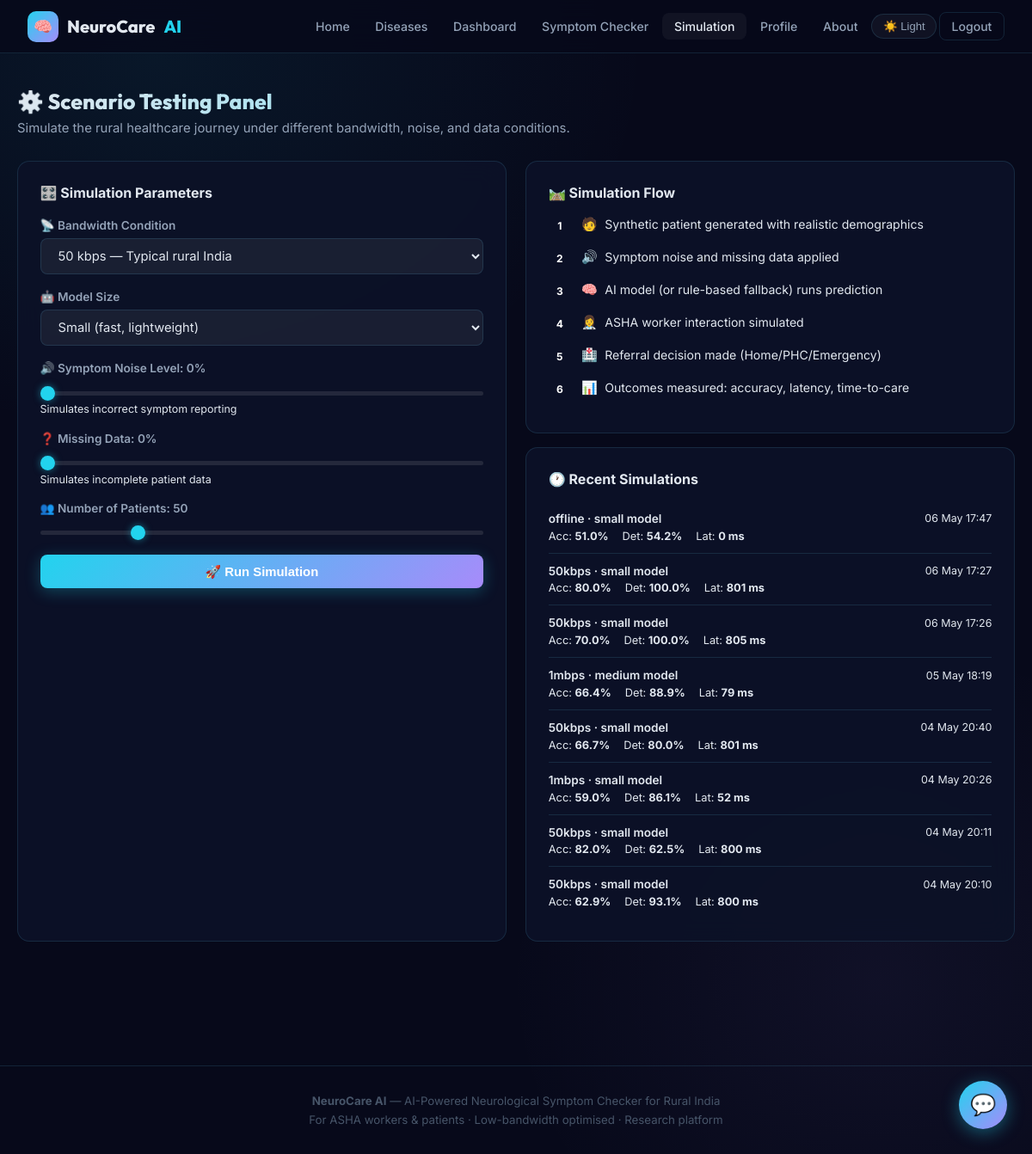
Page /simulation/ (signed in) on the committed database.
### app/models.py (models this page shows)
class SimulationRun(db.Model):
    __tablename__ = 'simulation_runs'
    id = db.Column(db.Integer, primary_key=True)
    user_id = db.Column(db.Integer, db.ForeignKey('users.id'), nullable=False)
    bandwidth = db.Column(db.String(20))
    model_size = db.Column(db.String(20))
    noise_level = db.Column(db.Float, default=0.0)
    missing_data_pct = db.Column(db.Float, default=0.0)
    num_patients = db.Column(db.Integer, default=50)
    results_json = db.Column(db.Text)
    detection_rate = db.Column(db.Float)
    avg_time_to_care = db.Column(db.Float)
    accuracy = db.Column(db.Float)
    avg_latency_ms = db.Column(db.Float)
    created_at = db.Column(db.DateTime, default=datetime.utcnow)

### app/routes/simulation.py (the view)
@simulation_bp.route('/')
@login_required
def panel():
    runs = SimulationRun.query.filter_by(user_id=current_user.id)\
                               .order_by(SimulationRun.created_at.desc()).limit(10).all()
    return render_template('simulation/panel.html', runs=runs)

### app/models.py (called while the page is built)
@login_manager.user_loader
def load_user(user_id):
    return User.query.get(int(user_id))

### app/templates/simulation/panel.html (shortened to what this page needs)
{% extends "base.html" %}
{% block content %}
<div class="container page-content">
  <h1 class="section-title">⚙️ Scenario Testing Panel</h1>
  <p class="section-sub">Simulate the rural healthcare journey under different bandwidth, noise, and data conditions.</p>
  <div class="grid-2">
    <div class="card">
      <h3 style="font-size:1rem;font-weight:700;margin-bottom:1.25rem;">🎛️ Simulation Parameters</h3>
      <form method="POST" action="{{ url_for('simulation.run') }}" id="simForm">
        <div class="form-group">
          <label class="form-label">📡 Bandwidth Condition</label>
          <select name="bandwidth" class="form-control" id="bwSelect">
            <option value="50kbps" selected>50 kbps — Typical rural India</option>
          </select>
        </div>
        <div class="form-group">
          <label class="form-label">🤖 Model Size</label>
          <select name="model_size" class="form-control">
            <option value="small" selected>Small (fast, lightweight)</option>
          </select>
        </div>
        <div class="form-group">
          <label class="form-label">🔊 Symptom Noise Level: <span id="noiseVal">0%</span></label>
          <input type="range" name="noise_level" min="0" max="0.4" step="0.05" value="0"
                 oninput="document.getElementById('noiseVal').textContent=Math.round(this.value*100)+'%'"/>
          <p style="font-size:0.78rem;color:var(--text-dim);margin-top:0.3rem;">Simulates incorrect symptom reporting</p>
        </div>
        <div class="form-group">
          <label class="form-label">❓ Missing Data: <span id="missingVal">0%</span></label>
          <input type="range" name="missing_data_pct" min="0" max="0.5" step="0.05" value="0"
                 oninput="document.getElementById('missingVal').textContent=Math.round(this.value*100)+'%'"/>
          <p style="font-size:0.78rem;color:var(--text-dim);margin-top:0.3rem;">Simulates incomplete patient data</p>
        </div>
        <div class="form-group">
          <label class="form-label">👥 Number of Patients: <span id="patientsVal">50</span></label>
          <input type="range" name="num_patients" min="10" max="200" step="10" value="50"
                 oninput="document.getElementById('patientsVal').textContent=this.value"/>
        </div>
        <button type="submit" class="btn btn-primary" style="width:100%;justify-content:center;" id="simBtn">
          🚀 Run Simulation
        </button>
      </form>
    </div>
    <div>
      <div class="card mb-2">
        <h3 style="font-size:1rem;font-weight:700;margin-bottom:1rem;">🛤️ Simulation Flow</h3>
        {% for step, icon, desc in [
          ('1','🧑','Synthetic patient generated with realistic demographics'),
          ('2','🔊','Symptom noise and missing data applied'),
          ('3','🧠','AI model (or rule-based fallback) runs prediction'),
          ('4','👩‍⚕️','ASHA worker interaction simulated'),
          ('5','🏥','Referral decision made (Home/PHC/Emergency)'),
          ('6','📊','Outcomes measured: accuracy, latency, time-to-care')
        ] %}
        <div style="display:flex;align-items:flex-start;gap:0.75rem;margin-bottom:0.75rem;">
          <div style="background:linear-gradient(135deg,var(--accent),var(--accent2));color:#fff;width:26px;height:26px;border-radius:50%;display:flex;align-items:center;justify-content:center;font-size:0.75rem;font-weight:700;flex-shrink:0;">{{ step }}</div>
          <div>
            <span style="font-size:0.95rem;">{{ icon }}</span>
            <span style="font-size:0.88rem;color:var(--text-muted);margin-left:4px;">{{ desc }}</span>
          </div>
        </div>
        {% endfor %}
      </div>
      {% if runs %}
      <div class="card">
        <h3 style="font-size:1rem;font-weight:700;margin-bottom:1rem;">🕐 Recent Simulations</h3>
        {% for r in runs %}
        <div style="border-bottom:1px solid var(--border); padding:0.75rem 0; {% if loop.last %}border-bottom:none;{% endif %}" >
          <div class="d-flex align-center justify-between">
            <div style="font-size:0.85rem;font-weight:600;">{{ r.bandwidth }} · {{ r.model_size }} model</div>
            <div style="font-size:0.78rem;color:var(--text-muted);">{{ r.created_at.strftime('%d %b %H:%M') }}</div>
          </div>
          <div style="display:flex;gap:1rem;margin-top:0.3rem;font-size:0.8rem;color:var(--text-muted);">
            <span>Acc: <strong style="color:var(--text-primary);">{{ (r.accuracy*100)|round(1) if r.accuracy is not none else 0 }}%</strong></span>
            <span>Det: <strong style="color:var(--text-primary);">{{ (r.detection_rate*100)|round(1) if r.detection_rate is not none else 0 }}%</strong></span>
            <span>Lat: <strong style="color:var(--text-primary);">{{ r.avg_latency_ms|round(0)|int if r.avg_latency_ms is not none else 0 }} ms</strong></span>
          </div>
        </div>
        {% endfor %}
      </div>
      {% endif %}
    </div>
  </div>
</div>
{% endblock %}

### app/static/css/main.css (style rules this page uses)
:root { --bg: #07091a; --bg-card: rgba(13,18,40,0.92); --bg-glass: rgba(255,255,255,0.045); --bg-input: rgba(255,255,255,0.06); --border: rgba(99,218,255,0.13); --border-h: rgba(99,218,255,0.32); --p1: #22d3ee; --p2: #a78bfa; --p3: #34d399; --danger: #f87171; --warning: #fbbf24; --success: #34d399; --text1: #e2e8f0; --text2: #94a3b8; --text3: #475569; --glow: 0 0 32px rgba(34,211,238,0.18); --r: 14px; --rs: 8px; --tr: 0.28s cubic-bezier(.4,0,.2,1); --shadow: 0 4px 24px rgba(0,0,0,0.4); color-scheme: dark; }
*,*::before,*::after { box-sizing:border-box;margin:0;padding:0 }
html { scroll-behavior:smooth }
body { font-family:'Inter',sans-serif; background:var(--bg); color:var(--text1); min-height:100vh; background-image: radial-gradient(ellipse 80% 55% at 15% 5%, rgba(34,211,238,.07) 0%,transparent 60%), radial-gradient(ellipse 60% 50% at 85% 85%, rgba(167,139,250,.06) 0%,transparent 60%); background-attachment:fixed; transition:background .4s,color .3s; }
.container { max-width:1160px;margin:0 auto;padding:0 1.5rem }
.page-content { padding:2.5rem 0 5rem }
.grid-2 { display:grid;grid-template-columns:1fr 1fr;gap:1.4rem }
.card { background:var(--bg-card); border:1px solid var(--border); border-radius:var(--r); padding:1.6rem; backdrop-filter:blur(14px); transition:var(--tr); }
.btn { display:inline-flex;align-items:center;gap:8px; padding:.68rem 1.45rem;border-radius:var(--rs); font-size:.93rem;font-weight:600;border:none;cursor:pointer; text-decoration:none;transition:var(--tr); }
.btn-primary { background:linear-gradient(135deg,var(--p1),var(--p2));color:#fff; box-shadow:0 4px 18px rgba(34,211,238,.28); }
.form-group { margin-bottom:1.15rem }
.form-label { display:block;font-size:.85rem;font-weight:600;color:var(--text2);margin-bottom:.45rem }
.form-control { width:100%;background:var(--bg-input);border:1px solid var(--border); border-radius:var(--rs);color:var(--text1);padding:.62rem 1rem; font-size:.92rem;font-family:'Inter',sans-serif; transition:var(--tr);outline:none; }
.form-control option { background:#0f172a;color:#e2e8f0 }
.section-title { font-family:'Outfit',sans-serif;font-size:1.55rem;font-weight:800; background:linear-gradient(135deg,var(--text1),var(--p1)); -webkit-background-clip:text;-webkit-text-fill-color:transparent;background-clip:text; margin-bottom:.45rem; }
.section-sub { color:var(--text2);font-size:.93rem;margin-bottom:1.8rem }
input[type="range"] { -webkit-appearance:none;width:100%;height:5px;background:rgba(255,255,255,.1);border-radius:999px;outline:none }
.mb-2 { margin-bottom:1rem }
.d-flex { display:flex }
.align-center { align-items:center }
.justify-between { justify-content:space-between }

### rows in the picture
SimulationRun: bandwidth "offline", model_size "small", created_at "06 May 17:47", (r.accuracy*100)|round(1)ifr.accuracyisnotnoneelse0 "51.0", detection_rate "54.2", avg_latency_ms "0"
SimulationRun: bandwidth "50kbps", model_size "small", created_at "06 May 17:27", (r.accuracy*100)|round(1)ifr.accuracyisnotnoneelse0 "80.0", detection_rate "100.0", avg_latency_ms "801"
SimulationRun: bandwidth "50kbps", model_size "small", created_at "06 May 17:26", (r.accuracy*100)|round(1)ifr.accuracyisnotnoneelse0 "70.0", detection_rate "100.0", avg_latency_ms "805"
SimulationRun: bandwidth "1mbps", model_size "medium", created_at "05 May 18:19", (r.accuracy*100)|round(1)ifr.accuracyisnotnoneelse0 "66.4", detection_rate "88.9", avg_latency_ms "79"
SimulationRun: bandwidth "50kbps", model_size "small", created_at "04 May 20:40", (r.accuracy*100)|round(1)ifr.accuracyisnotnoneelse0 "66.7", detection_rate "80.0", avg_latency_ms "801"
SimulationRun: bandwidth "1mbps", model_size "small", created_at "04 May 20:26", (r.accuracy*100)|round(1)ifr.accuracyisnotnoneelse0 "59.0", detection_rate "86.1", avg_latency_ms "52"
SimulationRun: bandwidth "50kbps", model_size "small", created_at "04 May 20:11", (r.accuracy*100)|round(1)ifr.accuracyisnotnoneelse0 "82.0", detection_rate "62.5", avg_latency_ms "800"
SimulationRun: bandwidth "50kbps", model_size "small", created_at "04 May 20:10", (r.accuracy*100)|round(1)ifr.accuracyisnotnoneelse0 "62.9", detection_rate "93.1", avg_latency_ms "800"

### other values in the picture
{{ step }} "1" "2" "3" "4" "5" "6"
{{ icon }} "🧑" "🔊" "🧠" "👩‍⚕️" "🏥" "📊"
{{ desc }} "Synthetic patient generated with realistic demographics" "Symptom noise and missing data applied" "AI model (or rule-based fallback) runs prediction" "ASHA worker interaction simulated" "Referral decision made (Home/PHC/Emergency)" "Outcomes measured: accuracy, latency, time-to-care"
